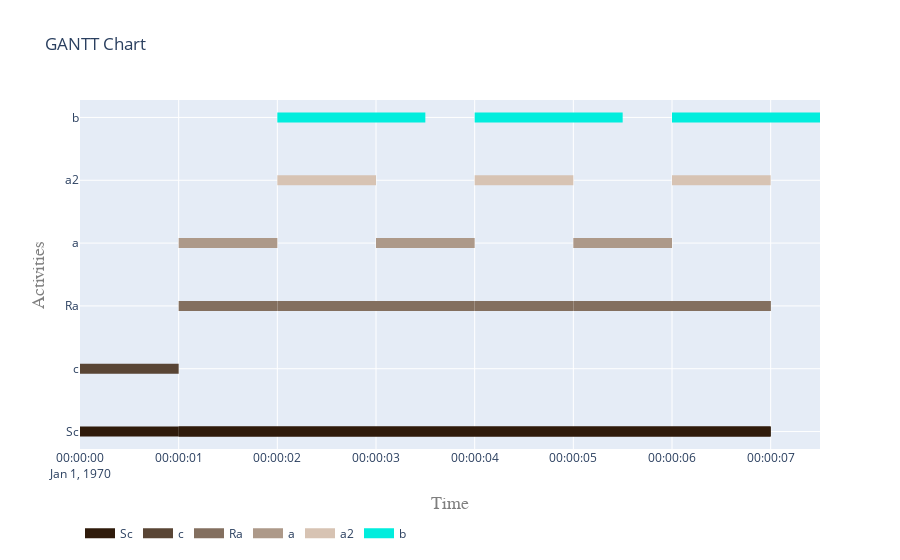

The cell this chart's notebook holds for it:
### Markdown cell above
##### 5.2 Visualise gantt charts

### Code cell
plot.get_gantt_chart([Sc,c,Ra,a,a2,b])

### Figure 1 — Plotly figure (JSON) as saved in the notebook; plotly's stock layout.template omitted (floating-point values rounded to 4 significant figures)
{"data": [{"connectgaps": false, "hoverinfo": "y+name", "line": {"color": "rgb(47,27,11)", "width": 10}, "mode": "lines", "name": "Sc", "type": "scatter", "x": ["1970-01-01T00:00:00", "1970-01-01T00:00:00", "1970-01-01T00:00:01", "1970-01-01T00:00:01", "1970-01-01T00:00:01", "1970-01-01T00:00:01", "1970-01-01T00:00:01", "1970-01-01T00:00:07", "1970-01-01T00:00:07", "1970-01-01T00:00:07", "1970-01-01T00:00:01", "1970-01-01T00:00:01", "1970-01-01T00:00:07", "1970-01-01T00:00:07", "1970-01-01T00:00:07"], "y": ["Sc", "Sc", "Sc", "Sc", null, "Sc", "Sc", "Sc", "Sc", null, "Sc", "Sc", "Sc", "Sc", null]}, {"connectgaps": false, "hoverinfo": "y+name", "line": {"color": "rgb(89,69,53)", "width": 10}, "mode": "lines", "name": "c", "type": "scatter", "x": ["1970-01-01T00:00:00", "1970-01-01T00:00:00", "1970-01-01T00:00:01", "1970-01-01T00:00:01", "1970-01-01T00:00:01"], "y": ["c", "c", "c", "c", null]}, {"connectgaps": false, "hoverinfo": "y+name", "line": {"color": "rgb(131,111,95)", "width": 10}, "mode": "lines", "name": "Ra", "type": "scatter", "x": ["1970-01-01T00:00:01", "1970-01-01T00:00:01", "1970-01-01T00:00:02", "1970-01-01T00:00:02", "1970-01-01T00:00:02", "1970-01-01T00:00:02", "1970-01-01T00:00:02", "1970-01-01T00:00:03", "1970-01-01T00:00:03", "1970-01-01T00:00:03", "1970-01-01T00:00:03", "1970-01-01T00:00:03", "1970-01-01T00:00:04", "1970-01-01T00:00:04", "1970-01-01T00:00:04", "1970-01-01T00:00:04", "1970-01-01T00:00:04", "1970-01-01T00:00:05", "1970-01-01T00:00:05", "1970-01-01T00:00:05", "1970-01-01T00:00:05", "1970-01-01T00:00:05", "1970-01-01T00:00:06", "1970-01-01T00:00:06", "1970-01-01T00:00:06", "1970-01-01T00:00:06", "1970-01-01T00:00:06", "1970-01-01T00:00:07", "1970-01-01T00:00:07", "1970-01-01T00:00:07", "1970-01-01T00:00:06", "1970-01-01T00:00:06", "1970-01-01T00:00:07", "1970-01-01T00:00:07", "1970-01-01T00:00:07"], "y": ["Ra", "Ra", "Ra", "Ra", null, "Ra", "Ra", "Ra", "Ra", null, "Ra", "Ra", "Ra", "Ra", null, "Ra", "Ra", "Ra", "Ra", null, "Ra", "Ra", "Ra", "Ra", null, "Ra", "Ra", "Ra", "Ra", null, "Ra", "Ra", "Ra", "Ra", null]}, {"connectgaps": false, "hoverinfo": "y+name", "line": {"color": "rgb(173,153,137)", "width": 10}, "mode": "lines", "name": "a", "type": "scatter", "x": ["1970-01-01T00:00:01", "1970-01-01T00:00:01", "1970-01-01T00:00:02", "1970-01-01T00:00:02", "1970-01-01T00:00:02", "1970-01-01T00:00:03", "1970-01-01T00:00:03", "1970-01-01T00:00:04", "1970-01-01T00:00:04", "1970-01-01T00:00:04", "1970-01-01T00:00:05", "1970-01-01T00:00:05", "1970-01-01T00:00:06", "1970-01-01T00:00:06", "1970-01-01T00:00:06"], "y": ["a", "a", "a", "a", null, "a", "a", "a", "a", null, "a", "a", "a", "a", null]}, {"connectgaps": false, "hoverinfo": "y+name", "line": {"color": "rgb(215,195,179)", "width": 10}, "mode": "lines", "name": "a2", "type": "scatter", "x": ["1970-01-01T00:00:02", "1970-01-01T00:00:02", "1970-01-01T00:00:03", "1970-01-01T00:00:03", "1970-01-01T00:00:03", "1970-01-01T00:00:04", "1970-01-01T00:00:04", "1970-01-01T00:00:05", "1970-01-01T00:00:05", "1970-01-01T00:00:05", "1970-01-01T00:00:06", "1970-01-01T00:00:06", "1970-01-01T00:00:07", "1970-01-01T00:00:07", "1970-01-01T00:00:07"], "y": ["a2", "a2", "a2", "a2", null, "a2", "a2", "a2", "a2", null, "a2", "a2", "a2", "a2", null]}, {"connectgaps": false, "hoverinfo": "y+name", "line": {"color": "rgb(1,237,221)", "width": 10}, "mode": "lines", "name": "b", "type": "scatter", "x": ["1970-01-01T00:00:02", "1970-01-01T00:00:02", "1970-01-01T00:00:03.500000", "1970-01-01T00:00:03.500000", "1970-01-01T00:00:03.500000", "1970-01-01T00:00:04", "1970-01-01T00:00:04", "1970-01-01T00:00:05.500000", "1970-01-01T00:00:05.500000", "1970-01-01T00:00:05.500000", "1970-01-01T00:00:06", "1970-01-01T00:00:06", "1970-01-01T00:00:07.500000", "1970-01-01T00:00:07.500000", "1970-01-01T00:00:07.500000"], "y": ["b", "b", "b", "b", null, "b", "b", "b", "b", null, "b", "b", "b", "b", null]}], "layout": {"hovermode": "closest", "legend": {"orientation": "h", "x": 0, "y": -0.2}, "title": {"text": "GANTT Chart"}, "xaxis": {"range": ["1970-01-01T00:00:00", "1970-01-01T00:00:07.500000"], "title": {"font": {"color": "#7f7f7f", "family": "Courier New, monospace", "size": 18}, "text": "Time"}}, "yaxis": {"title": {"font": {"color": "#7f7f7f", "family": "Courier New, monospace", "size": 18}, "text": "Activities"}}}}
